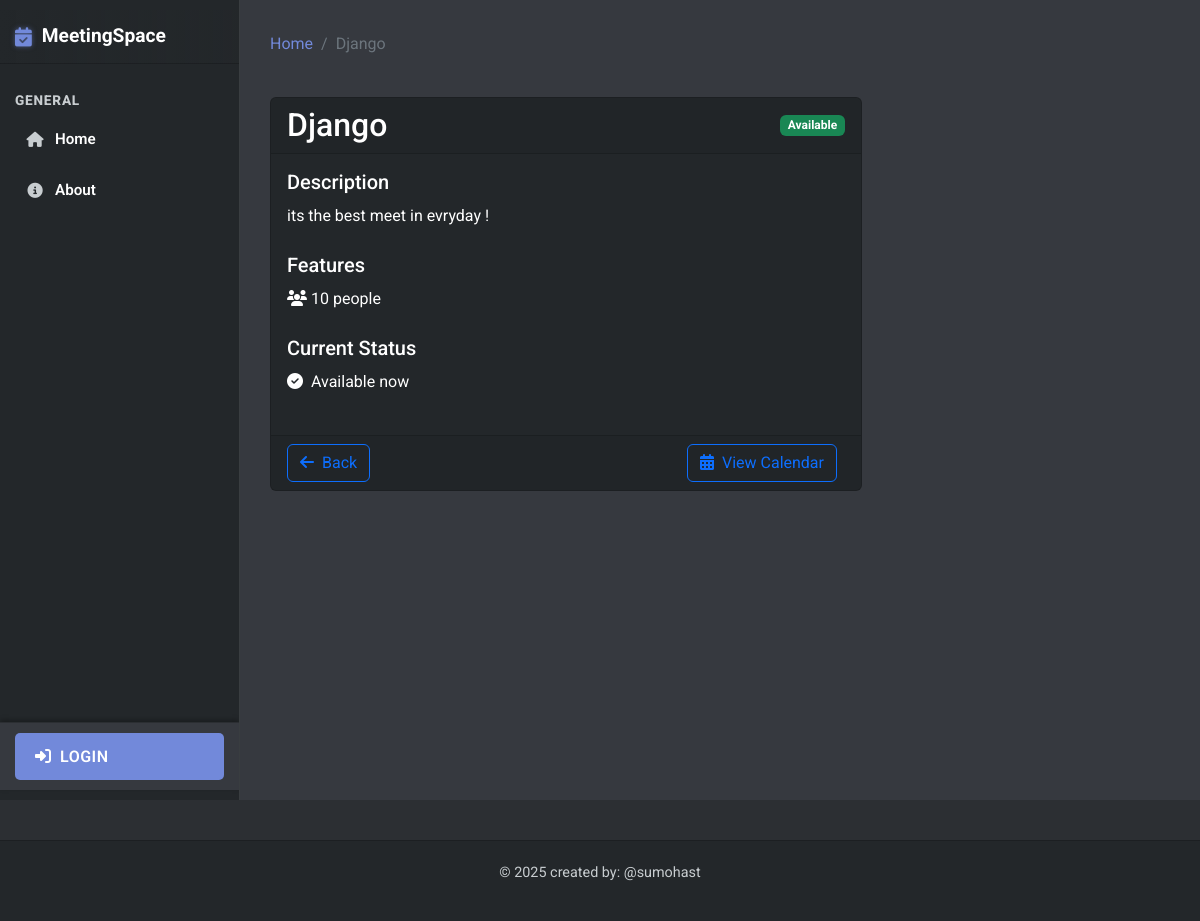
Screenshot of /room/7/ with the database file from the repository.
### base/models.py (models this page shows, shortened)
class Room(models.Model):
    name = models.CharField(max_length=100)
    capacity = models.IntegerField(default=10)
    has_projector = models.BooleanField(default=False)
    has_whiteboard = models.BooleanField(default=False)
    has_video_conference = models.BooleanField(default=False)
    description = models.TextField(null=True, blank=True)
    created = models.DateTimeField(auto_now_add=True)
    updated = models.DateTimeField(auto_now=True)
    class Meta: # this class is used to define metadata for the model , for example when we want to sort the rooms by name
        ordering = ['name']
    def get_current_status(self): # this function returns the current status of the room (occupied/free)
        now = datetime.now()
        today = now.date()
        current_time = now.time()
        active_reservation = self.reservation_set.filter(
            date=today,
            start_time__lte=current_time,
            end_time__gt=current_time
        ).first()
        if active_reservation:
            return {
                'status': 'occupied',
                'reservation': active_reservation
            }
        else:
            return {
                'status': 'free',
                'next_reservation': self.reservation_set.filter(
                    date=today,
                    start_time__gt=current_time
                ).order_by('start_time').first()
            }
    def get_available_time_slots(self, date): # this function returns available time slots for a given date
        business_hours = [(datetime.strptime(f"{i}:00", "%H:%M").time(),
                          datetime.strptime(f"{i+1}:00", "%H:%M").time())
                          for i in range(6, 22)]
        reservations = self.reservation_set.filter(date=date)
        booked_slots = [(res.start_time, res.end_time) for res in reservations]
        available_slots = []
        for start, end in business_hours:
            is_available = True
            for res_start, res_end in booked_slots:
                if res_start < end and res_end > start:
                    is_available = False
                    break
            if is_available:
                available_slots.append((start, end))
        return available_slots

### base/views.py (the view)
# urls.py: path('room/<str:pk>/', views.room_detail, name="room-detail"),
def room_detail(request, pk):
    room = get_object_or_404(Room, id=pk)
    current_status = room.get_current_status()
    today = datetime.now().date()
    available_slots = room.get_available_time_slots(today)
    upcoming_reservations = Reservation.objects.filter(
        room=room,
        date__gte=today
    ).order_by('date', 'start_time')[:5]
    today_reservations = Reservation.objects.filter(
        room=room,
        date=today
    )
    room_is_full = False
    active_reservation = None
    if current_status['status'] == 'occupied':
        active_reservation = current_status['reservation']
        if hasattr(active_reservation, 'participant_count') and active_reservation.participant_count >= room.capacity:
            room_is_full = True
    context = {
        'room': room,
        'current_status': current_status,
        'available_slots': available_slots,
        'today': today,
        'upcoming_reservations': upcoming_reservations,
        'room_is_full': room_is_full,
        'active_reservation': active_reservation,
    }
    return render(request, 'base/room_detail.html', context)

### templates/base/room_detail.html (shortened to what this page needs)
{% extends 'main.html' %}
{% block content %}
<div class="row mb-4">
    <div class="col-12">
        <nav aria-label="breadcrumb">
            <ol class="breadcrumb">
                <li class="breadcrumb-item"><a href="{% url 'home' %}">Home</a></li>
                <li class="breadcrumb-item active">{{ room.name }}</li>
            </ol>
        </nav>
    </div>
</div>
<div class="row">
    <div class="col-md-8">
        <div class="card mb-4">
            <div class="card-header d-flex justify-content-between align-items-center">
                <h2 class="mb-0">{{ room.name }}</h2>
                {% if current_status.status == 'free' %}
                <span class="badge bg-success">Available</span>
                {% else %}
                <span class="badge bg-danger">Occupied</span>
                {% endif %}
            </div>
            <div class="card-body">
                <div class="mb-4">
                    <h5>Description</h5>
                    <p>{{ room.description }}</p>
                </div>
                <div class="mb-4">
                    <h5>Features</h5>
                    <div class="d-flex flex-wrap gap-2 mt-2">
                        <span class="feature-badge">
                            <i class="fas fa-users"></i> {{ room.capacity }} people
                        </span>
                    </div>
                </div>
                <div class="mb-4">
                    <h5>Current Status</h5>
                    {% if current_status.status == 'free' %}
                    <p class="status-free">
                        <i class="fas fa-check-circle me-1"></i> Available now
                    </p>
                    {% endif %}
                </div>
            </div>
            <div class="card-footer">
                <div class="d-flex justify-content-between">
                    <a href="{% url 'home' %}" class="btn btn-outline-primary">
                        <i class="fas fa-arrow-left me-1"></i> Back
                    </a>
                    <div>
                        <a href="{% url 'room-calendar' room.id %}" class="btn btn-outline-primary me-2">
                            <i class="fas fa-calendar-alt me-1"></i> View Calendar
                        </a>
                    </div>
                </div>
            </div>
        </div>
    </div>
</div>
{% endblock %}

### static/css/discord-theme.css (style rules this page uses)
:root { --discord-dark-bg: #2C2F33; --discord-surface-1: #23272A; --discord-surface-2: #36393F; --discord-text-primary: #ffffff; --discord-text-secondary: #C8CDD0; --discord-blue: #7289DA; --discord-blue-hover: #677BC4; --discord-green: #43B581; --discord-red: #F04747; --discord-yellow: #FCC047; --discord-border-light: rgba(255, 255, 255, 0.1); --discord-shadow-dark: rgba(0, 0, 0, 0.4); --discord-shadow-light: rgba(0, 0, 0, 0.2); }
body { background-color: var(--discord-dark-bg) !important; color: var(--discord-text-primary) !important; font-family: 'Roboto', sans-serif !important; margin: 0; padding: 0; overflow: hidden; line-height: 1.7; }
.card, .form-control { background-color: var(--discord-surface-1) !important; border: 1px solid rgba(0, 0, 0, 0.2) !important; color: var(--discord-text-primary) !important; border-radius: 6px !important; }
a { color: var(--discord-blue); text-decoration: none; transition: color 0.2s ease; }

### rows the page displays
Room: name "Django", description "its the best meet in evryday !", capacity "10"
